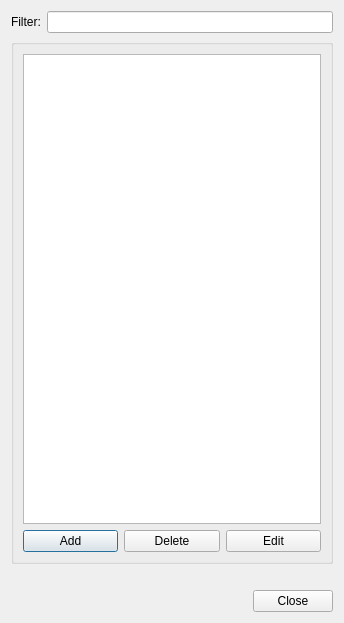
<?xml version="1.0" encoding="UTF-8"?>
<ui version="4.0">
 <class>DlgUsersEditor</class>
 <widget class="QDialog" name="DlgUsersEditor">
  <property name="geometry">
   <rect>
    <x>0</x>
    <y>0</y>
    <width>344</width>
    <height>623</height>
   </rect>
  </property>
  <property name="windowTitle">
   <string>Users editor dialog</string>
  </property>
  <layout class="QVBoxLayout" name="verticalLayout">
   <item>
    <layout class="QHBoxLayout" name="horizontalLayout_2">
     <item>
      <widget class="QLabel" name="label">
       <property name="text">
        <string>Filter:</string>
       </property>
      </widget>
     </item>
     <item>
      <widget class="QLineEdit" name="leFilter"/>
     </item>
    </layout>
   </item>
   <item>
    <widget class="QGroupBox" name="gbUserList">
     <property name="font">
      <font>
       <weight>75</weight>
       <bold>true</bold>
      </font>
     </property>
     <layout class="QVBoxLayout" name="verticalLayout_2">
      <item>
       <widget class="QTableView" name="twUsers">
        <property name="font">
         <font>
          <weight>50</weight>
          <bold>false</bold>
         </font>
        </property>
        <property name="alternatingRowColors">
         <bool>true</bool>
        </property>
        <property name="selectionMode">
         <enum>QAbstractItemView::SingleSelection</enum>
        </property>
       </widget>
      </item>
      <item>
       <layout class="QHBoxLayout" name="horizontalLayout">
        <item>
         <widget class="QPushButton" name="pbAddUser">
          <property name="font">
           <font>
            <weight>50</weight>
            <bold>false</bold>
           </font>
          </property>
          <property name="text">
           <string>Add</string>
          </property>
         </widget>
        </item>
        <item>
         <widget class="QPushButton" name="pbDeleteUser">
          <property name="font">
           <font>
            <weight>50</weight>
            <bold>false</bold>
           </font>
          </property>
          <property name="text">
           <string>Delete</string>
          </property>
         </widget>
        </item>
        <item>
         <widget class="QPushButton" name="pbEditUser">
          <property name="font">
           <font>
            <weight>50</weight>
            <bold>false</bold>
           </font>
          </property>
          <property name="text">
           <string>Edit</string>
          </property>
         </widget>
        </item>
       </layout>
      </item>
     </layout>
    </widget>
   </item>
   <item>
    <widget class="QLabel" name="lblStatus">
     <property name="text">
      <string/>
     </property>
    </widget>
   </item>
   <item>
    <widget class="QDialogButtonBox" name="buttonBox">
     <property name="orientation">
      <enum>Qt::Horizontal</enum>
     </property>
     <property name="standardButtons">
      <set>QDialogButtonBox::Close</set>
     </property>
    </widget>
   </item>
  </layout>
 </widget>
 <resources/>
 <connections>
  <connection>
   <sender>buttonBox</sender>
   <signal>accepted()</signal>
   <receiver>DlgUsersEditor</receiver>
   <slot>accept()</slot>
   <hints>
    <hint type="sourcelabel">
     <x>257</x>
     <y>246</y>
    </hint>
    <hint type="destinationlabel">
     <x>157</x>
     <y>255</y>
    </hint>
   </hints>
  </connection>
  <connection>
   <sender>buttonBox</sender>
   <signal>rejected()</signal>
   <receiver>DlgUsersEditor</receiver>
   <slot>reject()</slot>
   <hints>
    <hint type="sourcelabel">
     <x>325</x>
     <y>246</y>
    </hint>
    <hint type="destinationlabel">
     <x>286</x>
     <y>255</y>
    </hint>
   </hints>
  </connection>
 </connections>
</ui>
